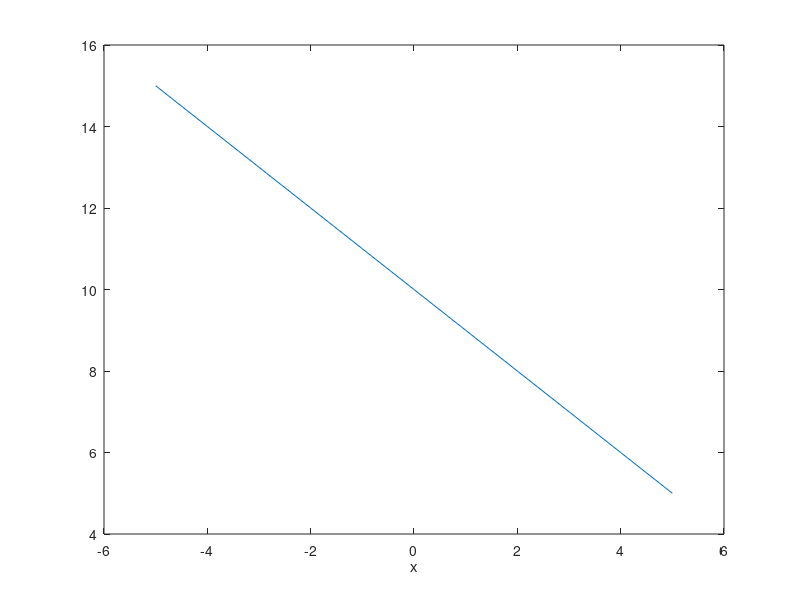

This chart was generated by the following MATLAB code:
% Titulo: Derivada Con Formula General
% Descripcion: Script para graficar:
% f (x) = 10-x 
% Autor: Carlos Ricardo Vertiz
% Fecha: 15 /Abril/2021


% limpiar variables
 clear
% Ejemplo f (x) = a
% Rango de -3..3 en i = 0.1
 x = [-5: 1 :5]; 
% Valor de la función 
 y=((10-(x)));
% Dibujar x, y
 plot(x , y);
% Titulo ("f (x)=y=((10-(x)))
 
% Etiqueta para x
 xlabel ( "x");